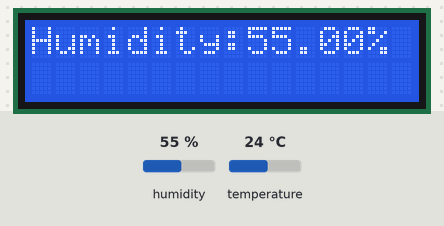
Recording of a sketch running on a simulated Arduino Uno, built with avr-gcc and run on an emulated ATmega328P. Shown: 16×2 character LCD. The test bench sets the inputs (shaded band); at power-on: humidity 55 %, temperature 24 °C. What the sketch prints to the serial monitor is not drawn.

Above: at 3.2 s.
3.3 s: humidity set to 22 %
At 10.5 s:
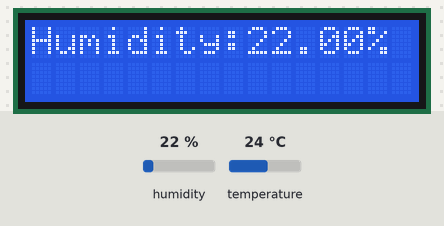
14.7 s: temperature set to 12 °C
At 22.5 s:
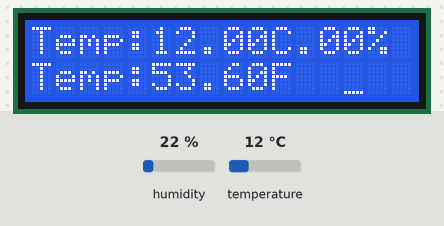
22.8 s: humidity set to 40 %
At 27.0 s:
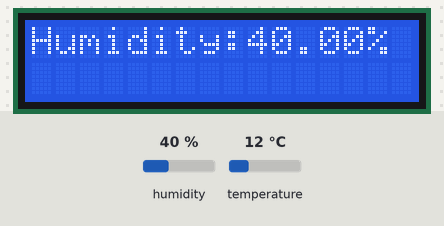
30.8 s: temperature set to 19 °C
At 37.1 s:
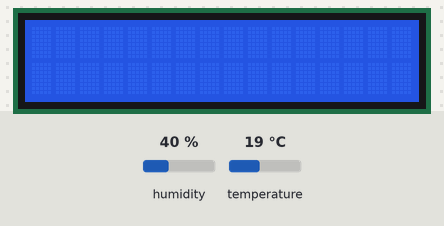
Timing chart, 0 to 38.6 s (numbered marks = the images above; inputs shaded):
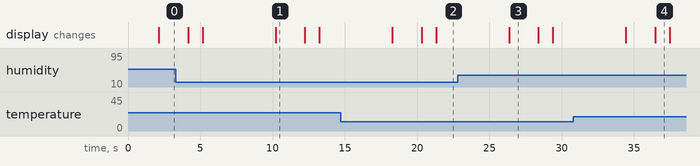

The sketch:

DHT_Display.ino
```cpp
#include <LiquidCrystal_I2C.h>
#include "DHT.h"
#define DHTTYPE DHT11

const int DHTPIN = 2;

// Set the address, number of columns, and number of rows of the LCD
const int LCD_ADDRESS = 0x27;  // I2C address of the LCD
const int LCD_COLS = 16;       // Number of columns of the LCD
const int LCD_ROWS = 2;        // Number of rows of the LCD

LiquidCrystal_I2C lcd(LCD_ADDRESS, LCD_COLS, LCD_ROWS);
DHT sensor(DHTPIN, DHTTYPE);

void setup() {

  Serial.begin(9600);
  sensor.begin();

  lcd.init();
  lcd.backlight();  // Turn on the backlight
  lcd.setCursor(2, 0);
  lcd.print("Hello World");
  lcd.setCursor(1, 1);
  lcd.print("Hello Nikoleta");
  delay(2000);

}
void loop() {

  float Humidity = sensor.readHumidity();
  float Celsius = sensor.readTemperature();
  float Fahrenheit = sensor.readTemperature(true);

  if (isnan(Humidity) || isnan(Celsius) || isnan(Fahrenheit)) {
    Serial.println("Error reading from the sensor!");
    return;
  }

  Serial.print("Humidity:");
  Serial.print(Humidity);
  Serial.println(char(37));

  Serial.print("Temperature:");
  Serial.print(Celsius);
  Serial.print("°C     ");
  Serial.print(Fahrenheit);
  Serial.println("°F");

  lcd.home();
  lcd.clear();
  lcd.setCursor(0, 0);


  lcd.print("Humidity:");
  lcd.print(Humidity);
  lcd.println(char(37));
  lcd.cursor();
  delay(2000);

  lcd.setCursor(0, 0);
  lcd.print("Temp:");
  lcd.print(Celsius);
  //lcd.print(char(176));
  lcd.print("C");
  lcd.setCursor(0, 1);
  lcd.print("Temp:");
  lcd.print(Fahrenheit);
 // lcd.print(char(176));
  lcd.println("F");

  lcd.noDisplay();
  delay(1000);
  lcd.display();

  delay(5000);
}
```

Measured:
- what the display in image 1 shows lasts 2.0 s, from 10.2 s to 12.2 s
